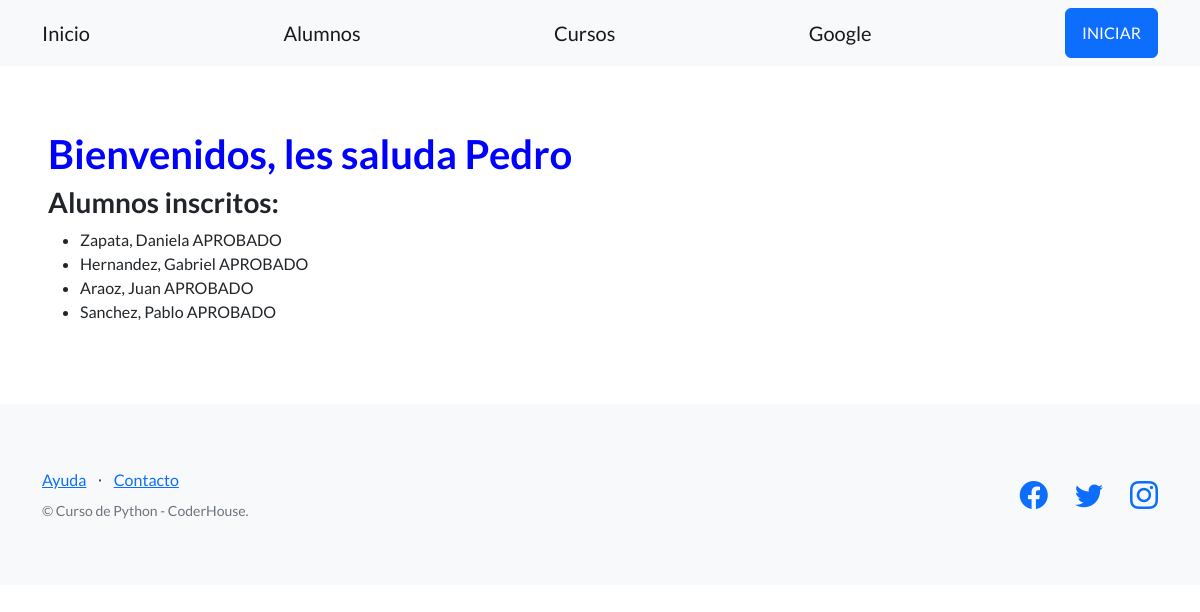
Screenshot of /studios/estudiantes/ with the database file from the repository.
### control_studios/models.py (models this page shows, shortened)
class Estudiante(models.Model):
    apellido = models.CharField(max_length=256)
    nombre = models.CharField(max_length=256)
    email = models.EmailField(blank=True)
    telefono = models.CharField(max_length=20, blank=True, null=True)
    dni = models.CharField(max_length=32)
    fecha_nacimiento = models.DateField(null=True)

### control_studios/views.py (the view)
# urls.py: path("estudiantes/", listar_estudiantes, name="lista_estudiantes"),
def listar_estudiantes(request):
    contexto = {
        "profesor": "Pedro",
        "estudiantes": Estudiante.objects.all(),
    }
    http_response = render(
        request=request,
        template_name='control_studios/lista_estudiantes.html',
        context=contexto,
    )
    return http_response

### control_studios/templates/control_studios/lista_estudiantes.html (shortened to what this page needs)
{% extends "base.html" %}
    {% block contenido %}
    <h1 style="color:blue;">
      Bienvenidos, les saluda {{ profesor }}
    </h1>
    <h3>Alumnos inscritos:</h3>
    <ul>
    {% for estudiante in estudiantes %}
    <li>
      {{ estudiante.apellido}}, {{ estudiante.nombre}}
      {% if estudiante.nota < 5 %}
       REPROBADO
      {% else %}
       APROBADO
      {% endif %}
    </li>
    {% endfor %}
    </ul>
    {% endblock contenido %}

### rows the page displays
Estudiante: apellido "Zapata", nombre "Daniela"
Estudiante: apellido "Hernandez", nombre "Gabriel"
Estudiante: apellido "Araoz", nombre "Juan"
Estudiante: apellido "Sanchez", nombre "Pablo"

### other values shown
{{ profesor }} "Pedro"
